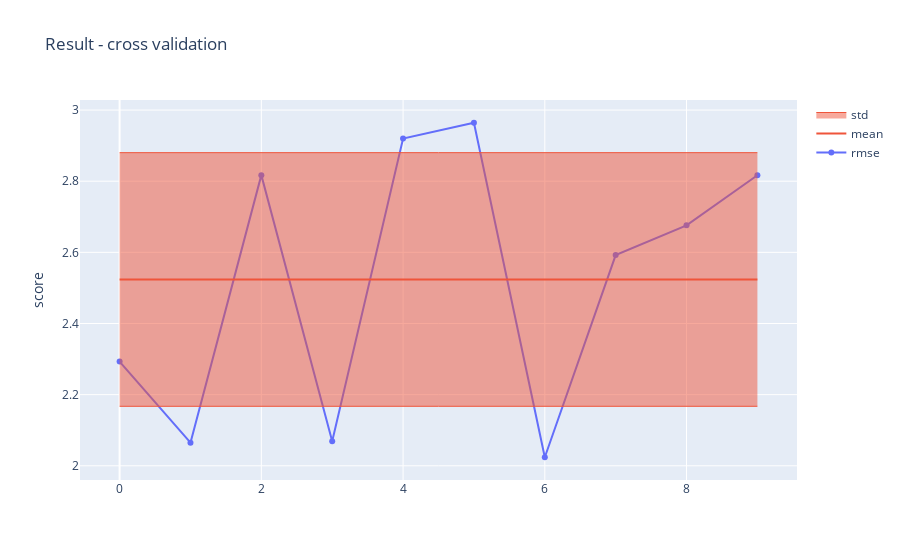

Here is the notebook cell this chart was saved with:
### Code cell
props_std_plot = dict( 
    mode="lines", 
    line_width=1,
    marker_color='#EF553B',
)

fig = go.Figure(
    data=[
        go.Scatter(y=arr, name="rmse"),
        go.Scatter(
            y=[mean_arr for _ in range(nb_el)], 
            mode="lines", 
            marker_color='#EF553B', 
            name="mean"
        ),
        go.Scatter(
            y=[mean_arr + std_arr for _ in range(nb_el)],
            showlegend=False,
            **props_std_plot
        ),
        go.Scatter(
            y=[mean_arr - std_arr for _ in range(nb_el)], 
            fill='tonexty',
            name="std",
            **props_std_plot
        ),
    ]
)

fig.update_layout(
    title='Result cross validation',
    yaxis_title="score"
)

fig.show()

### Figure 1 — Plotly figure (JSON) as saved in the notebook; plotly's stock layout.template omitted (floating-point values rounded to 4 significant figures)
{"data": [{"name": "rmse", "type": "scatter", "y": [2.293, 2.065, 2.817, 2.069, 2.92, 2.964, 2.024, 2.592, 2.676, 2.817]}, {"marker": {"color": "#EF553B"}, "mode": "lines", "name": "mean", "type": "scatter", "y": [2.524, 2.524, 2.524, 2.524, 2.524, 2.524, 2.524, 2.524, 2.524, 2.524]}, {"line": {"width": 1}, "marker": {"color": "#EF553B"}, "mode": "lines", "showlegend": false, "type": "scatter", "y": [2.88, 2.88, 2.88, 2.88, 2.88, 2.88, 2.88, 2.88, 2.88, 2.88]}, {"fill": "tonexty", "line": {"width": 1}, "marker": {"color": "#EF553B"}, "mode": "lines", "name": "std", "type": "scatter", "y": [2.167, 2.167, 2.167, 2.167, 2.167, 2.167, 2.167, 2.167, 2.167, 2.167]}], "layout": {"title": {"text": "Result - cross validation"}, "yaxis": {"title": {"text": "score"}}}}
